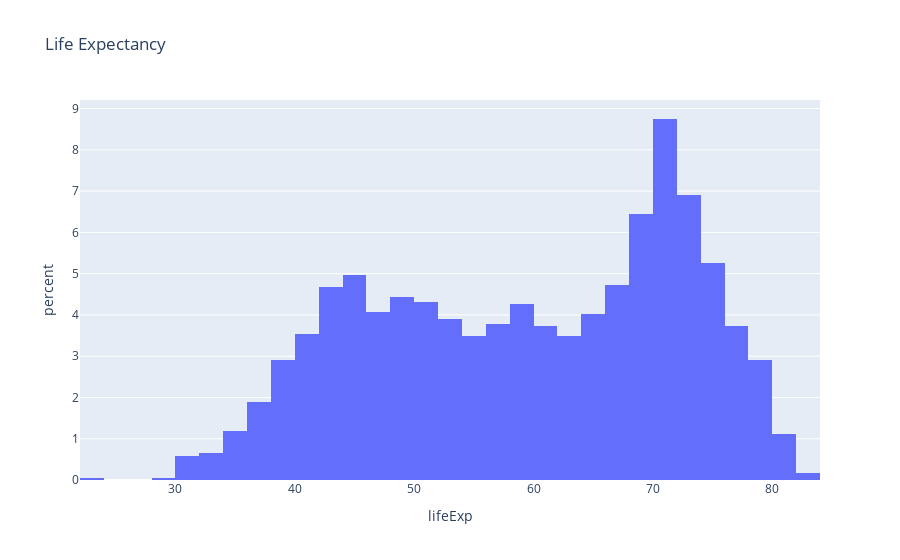

Here is the notebook cell this chart was saved with:
### Markdown cell above
### EDA on the dataset is always informative

### Code cell
fig = px.histogram(df, x="lifeExp", histnorm='percent', 
                  title="Life Expectancy")
fig.show()

### Figure 1 — Plotly figure (JSON) as saved in the notebook; plotly's stock layout.template omitted (floating-point values rounded to 4 significant figures; data arrays with more than 128 entries replaced by an {"elided": "..."} marker saying what was removed)
{"data": [{"alignmentgroup": "True", "bingroup": "x", "histnorm": "percent", "hovertemplate": "lifeExp=%{x}<br>percent=%{y}<extra></extra>", "legendgroup": "", "marker": {"color": "#636efa", "pattern": {"shape": ""}}, "name": "", "offsetgroup": "", "orientation": "v", "showlegend": false, "type": "histogram", "x": {"elided": "1692 float values"}, "xaxis": "x", "yaxis": "y"}], "layout": {"barmode": "relative", "legend": {"tracegroupgap": 0}, "title": {"text": "Life Expectancy"}, "xaxis": {"anchor": "y", "domain": [0, 1], "title": {"text": "lifeExp"}}, "yaxis": {"anchor": "x", "domain": [0, 1], "title": {"text": "percent"}}}}
